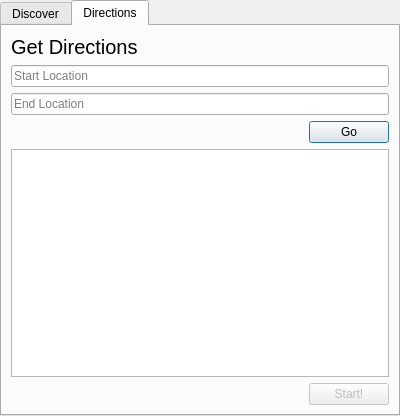
<?xml version="1.0" encoding="UTF-8"?>
<ui version="4.0">
 <class>StateDialog</class>
 <widget class="QDialog" name="StateDialog">
  <property name="geometry">
   <rect>
    <x>0</x>
    <y>0</y>
    <width>400</width>
    <height>416</height>
   </rect>
  </property>
  <property name="windowTitle">
   <string>Dialog</string>
  </property>
  <layout class="QVBoxLayout" name="verticalLayout">
   <property name="leftMargin">
    <number>0</number>
   </property>
   <property name="topMargin">
    <number>0</number>
   </property>
   <property name="rightMargin">
    <number>0</number>
   </property>
   <property name="bottomMargin">
    <number>0</number>
   </property>
   <item>
    <widget class="QStackedWidget" name="stackedWidget">
     <property name="currentIndex">
      <number>0</number>
     </property>
     <widget class="QWidget" name="normalModePage">
      <layout class="QVBoxLayout" name="verticalLayout_3">
       <property name="spacing">
        <number>0</number>
       </property>
       <property name="leftMargin">
        <number>0</number>
       </property>
       <property name="topMargin">
        <number>0</number>
       </property>
       <property name="rightMargin">
        <number>0</number>
       </property>
       <property name="bottomMargin">
        <number>0</number>
       </property>
       <item>
        <widget class="QTabWidget" name="tabWidget">
         <property name="currentIndex">
          <number>1</number>
         </property>
         <widget class="QWidget" name="discoverTab">
          <attribute name="title">
           <string>Discover</string>
          </attribute>
         </widget>
         <widget class="QWidget" name="directionsTab">
          <attribute name="title">
           <string>Directions</string>
          </attribute>
          <layout class="QVBoxLayout" name="verticalLayout_2">
           <item>
            <widget class="QLabel" name="label">
             <property name="font">
              <font>
               <pointsize>15</pointsize>
              </font>
             </property>
             <property name="text">
              <string>Get Directions</string>
             </property>
            </widget>
           </item>
           <item>
            <widget class="LocationEntryBox" name="startLocationBox">
             <property name="placeholderText">
              <string>Start Location</string>
             </property>
            </widget>
           </item>
           <item>
            <widget class="LocationEntryBox" name="endLocationBox">
             <property name="placeholderText">
              <string>End Location</string>
             </property>
            </widget>
           </item>
           <item>
            <layout class="QHBoxLayout" name="horizontalLayout">
             <property name="bottomMargin">
              <number>0</number>
             </property>
             <item>
              <spacer name="horizontalSpacer">
               <property name="orientation">
                <enum>Qt::Horizontal</enum>
               </property>
               <property name="sizeHint" stdset="0">
                <size>
                 <width>40</width>
                 <height>20</height>
                </size>
               </property>
              </spacer>
             </item>
             <item>
              <widget class="QPushButton" name="getDirectionsButton">
               <property name="text">
                <string>Go</string>
               </property>
              </widget>
             </item>
            </layout>
           </item>
           <item>
            <widget class="QListView" name="instructionList"/>
           </item>
           <item>
            <layout class="QHBoxLayout" name="horizontalLayout_2">
             <item>
              <spacer name="horizontalSpacer_2">
               <property name="orientation">
                <enum>Qt::Horizontal</enum>
               </property>
               <property name="sizeHint" stdset="0">
                <size>
                 <width>40</width>
                 <height>20</height>
                </size>
               </property>
              </spacer>
             </item>
             <item>
              <widget class="QPushButton" name="goModeButton">
               <property name="enabled">
                <bool>false</bool>
               </property>
               <property name="text">
                <string>Start!</string>
               </property>
              </widget>
             </item>
            </layout>
           </item>
          </layout>
         </widget>
        </widget>
       </item>
      </layout>
     </widget>
     <widget class="QWidget" name="goModePage">
      <layout class="QVBoxLayout" name="verticalLayout_4">
       <property name="spacing">
        <number>0</number>
       </property>
       <property name="leftMargin">
        <number>0</number>
       </property>
       <property name="topMargin">
        <number>0</number>
       </property>
       <property name="rightMargin">
        <number>0</number>
       </property>
       <property name="bottomMargin">
        <number>0</number>
       </property>
       <item>
        <widget class="QWidget" name="currentInstructionWidget" native="true">
         <property name="autoFillBackground">
          <bool>true</bool>
         </property>
        </widget>
       </item>
      </layout>
     </widget>
    </widget>
   </item>
  </layout>
 </widget>
 <customwidgets>
  <customwidget>
   <class>LocationEntryBox</class>
   <extends>QLineEdit</extends>
   <header>locationentrybox.h</header>
  </customwidget>
 </customwidgets>
 <resources/>
 <connections/>
</ui>
